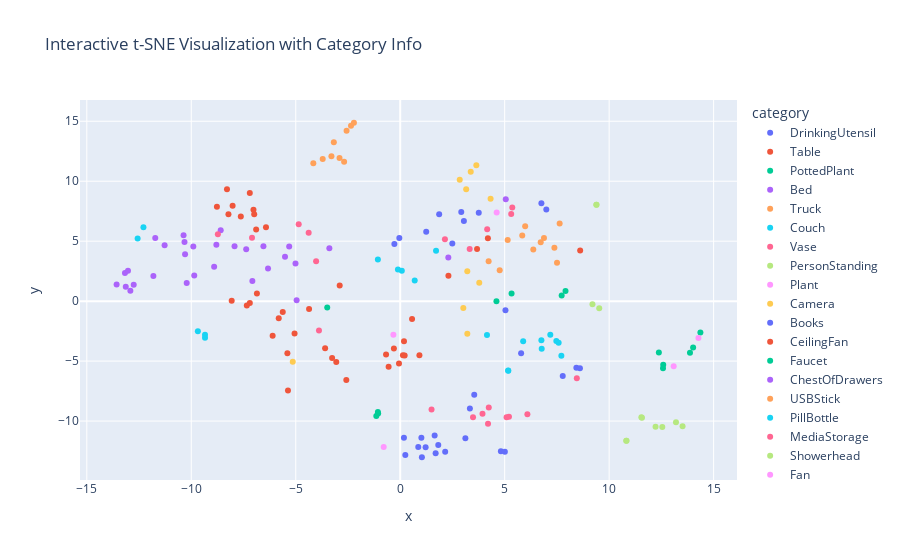

The code cell stored with this chart in its notebook:
### Code cell
import plotly.express as px
plot_data = pd.DataFrame({
    'x': tsne_result[:, 0],
    'y': tsne_result[:, 1],
    'numeric_label': labels,
    'category': [cat_mapping[label] for label in labels]
})

# Create an interactive scatter plot using Plotly Express
fig = px.scatter(
    plot_data, x='x', y='y', color='category',
    hover_data={'numeric_label': True, 'category': True},
    title="Interactive t-SNE Visualization with Category Info"
)
fig.show()

### Figure 1 — Plotly figure (JSON) as saved in the notebook; plotly's stock layout.template omitted (floating-point values rounded to 4 significant figures)
{"data": [{"customdata": [[6, "DrinkingUtensil"], [6, "DrinkingUtensil"], [6, "DrinkingUtensil"], [6, "DrinkingUtensil"], [6, "DrinkingUtensil"], [6, "DrinkingUtensil"], [6, "DrinkingUtensil"], [6, "DrinkingUtensil"], [6, "DrinkingUtensil"], [6, "DrinkingUtensil"], [6, "DrinkingUtensil"], [6, "DrinkingUtensil"], [6, "DrinkingUtensil"], [6, "DrinkingUtensil"], [6, "DrinkingUtensil"], [6, "DrinkingUtensil"], [6, "DrinkingUtensil"], [6, "DrinkingUtensil"], [6, "DrinkingUtensil"], [6, "DrinkingUtensil"]], "hovertemplate": "category=%{customdata[1]}<br>x=%{x}<br>y=%{y}<br>numeric_label=%{customdata[0]}<extra></extra>", "legendgroup": "DrinkingUtensil", "marker": {"color": "#636efa", "symbol": "circle"}, "mode": "markers", "name": "DrinkingUtensil", "orientation": "v", "showlegend": true, "type": "scatter", "x": [1.648, 8.431, 0.2438, 1.695, 0.8645, 0.1786, 7.779, 1.216, 4.819, 3.335, 2.152, 5.009, 5.787, 8.602, 1.822, 1.013, 1.038, 3.119, 5.037, 3.543], "xaxis": "x", "y": [-11.21, -5.56, -12.83, -12.68, -12.16, -11.39, -6.253, -12.19, -12.52, -8.961, -12.56, -12.56, -4.339, -5.593, -12.01, -11.39, -13.02, -11.44, -0.7656, -7.809], "yaxis": "y"}, {"customdata": [[15, "Table"], [15, "Table"], [15, "Table"], [15, "Table"], [15, "Table"], [15, "Table"], [15, "Table"], [15, "Table"], [15, "Table"], [15, "Table"], [15, "Table"], [15, "Table"], [15, "Table"], [15, "Table"], [15, "Table"], [15, "Table"], [15, "Table"], [15, "Table"], [15, "Table"], [15, "Table"], [15, "Table"], [15, "Table"], [15, "Table"], [15, "Table"], [15, "Table"], [15, "Table"], [15, "Table"], [15, "Table"], [15, "Table"], [15, "Table"]], "hovertemplate": "category=%{customdata[1]}<br>x=%{x}<br>y=%{y}<br>numeric_label=%{customdata[0]}<extra></extra>", "legendgroup": "Table", "marker": {"color": "#EF553B", "symbol": "circle"}, "mode": "markers", "name": "Table", "orientation": "v", "showlegend": true, "type": "scatter", "x": [-6.895, -7.63, -5.056, -8.291, -2.897, -5.372, -8.221, 3.678, 4.197, -6.106, -8.022, -7.198, -7.342, 2.307, -5.814, -6.859, -3.06, -2.58, -4.362, -6.424, -5.622, -8.773, -8.066, -3.26, -5.4, -3.594, -6.988, 8.613, -7.199, -7.023], "xaxis": "x", "y": [5.965, 7.06, -2.699, 9.33, 1.312, -7.449, 7.239, 4.341, 5.244, -2.894, 7.952, -0.1568, -0.3556, 2.113, -1.422, 0.6427, -5.083, -6.579, -0.651, 6.152, -0.9082, 7.872, 0.0397, -4.738, -4.356, -3.919, 7.239, 4.222, 9.015, 7.614], "yaxis": "y"}, {"customdata": [[13, "PottedPlant"], [13, "PottedPlant"], [13, "PottedPlant"], [13, "PottedPlant"], [13, "PottedPlant"], [13, "PottedPlant"]], "hovertemplate": "category=%{customdata[1]}<br>x=%{x}<br>y=%{y}<br>numeric_label=%{customdata[0]}<extra></extra>", "legendgroup": "PottedPlant", "marker": {"color": "#00cc96", "symbol": "circle"}, "mode": "markers", "name": "PottedPlant", "orientation": "v", "showlegend": true, "type": "scatter", "x": [12.59, 14.02, 12.38, 14.37, 13.87, 12.58], "xaxis": "x", "y": [-5.304, -3.875, -4.282, -2.607, -4.304, -5.601], "yaxis": "y"}, {"customdata": [[0, "Bed"], [0, "Bed"], [0, "Bed"], [0, "Bed"], [0, "Bed"], [0, "Bed"], [0, "Bed"], [0, "Bed"], [0, "Bed"], [0, "Bed"], [0, "Bed"], [0, "Bed"], [0, "Bed"], [0, "Bed"], [0, "Bed"], [0, "Bed"], [0, "Bed"], [0, "Bed"], [0, "Bed"], [0, "Bed"], [0, "Bed"]], "hovertemplate": "category=%{customdata[1]}<br>x=%{x}<br>y=%{y}<br>numeric_label=%{customdata[0]}<extra></extra>", "legendgroup": "Bed", "marker": {"color": "#ab63fa", "symbol": "circle"}, "mode": "markers", "name": "Bed", "orientation": "v", "showlegend": true, "type": "scatter", "x": [-12.76, -12.92, -3.391, -7.076, -11.72, -8.799, -9.858, -11.28, -10.3, -8.905, -13.14, 5.052, -10.32, 2.301, -9.902, -13.57, -11.81, -13.17, -10.22, -13.03, -6.327], "xaxis": "x", "y": [1.369, 0.8742, 4.403, 1.674, 5.268, 4.696, 2.135, 4.653, 3.906, 2.876, 1.202, 8.496, 4.925, 3.639, 4.551, 1.392, 2.094, 2.338, 1.51, 2.539, 2.715], "yaxis": "y"}, {"customdata": [[16, "Truck"], [16, "Truck"], [16, "Truck"], [16, "Truck"], [16, "Truck"], [16, "Truck"], [16, "Truck"], [16, "Truck"], [16, "Truck"], [16, "Truck"]], "hovertemplate": "category=%{customdata[1]}<br>x=%{x}<br>y=%{y}<br>numeric_label=%{customdata[0]}<extra></extra>", "legendgroup": "Truck", "marker": {"color": "#FFA15A", "symbol": "circle"}, "mode": "markers", "name": "Truck", "orientation": "v", "showlegend": true, "type": "scatter", "x": [-3.292, -2.355, 6.369, -2.216, -2.685, -3.177, -2.905, -2.567, -4.159, -3.709], "xaxis": "x", "y": [12.07, 14.62, 4.313, 14.88, 11.62, 13.24, 11.93, 14.21, 11.49, 11.85], "yaxis": "y"}, {"customdata": [[5, "Couch"], [5, "Couch"], [5, "Couch"], [5, "Couch"], [5, "Couch"], [5, "Couch"], [5, "Couch"], [5, "Couch"], [5, "Couch"], [5, "Couch"]], "hovertemplate": "category=%{customdata[1]}<br>x=%{x}<br>y=%{y}<br>numeric_label=%{customdata[0]}<extra></extra>", "legendgroup": "Couch", "marker": {"color": "#19d3f3", "symbol": "circle"}, "mode": "markers", "name": "Couch", "orientation": "v", "showlegend": true, "type": "scatter", "x": [0.07633, 0.6938, -12.57, -9.343, -1.068, -12.29, -0.1085, 1.715, -9.685, -9.343], "xaxis": "x", "y": [2.542, 1.719, 5.232, -2.795, 3.473, 6.159, 2.638, 4.209, -2.518, -3.058], "yaxis": "y"}, {"customdata": [[18, "Vase"], [18, "Vase"], [18, "Vase"], [18, "Vase"], [18, "Vase"], [18, "Vase"], [18, "Vase"], [18, "Vase"], [18, "Vase"], [18, "Vase"]], "hovertemplate": "category=%{customdata[1]}<br>x=%{x}<br>y=%{y}<br>numeric_label=%{customdata[0]}<extra></extra>", "legendgroup": "Vase", "marker": {"color": "#FF6692", "symbol": "circle"}, "mode": "markers", "name": "Vase", "orientation": "v", "showlegend": true, "type": "scatter", "x": [8.452, 4.203, 5.092, 3.938, 5.205, 4.239, 1.499, 3.485, -3.888, 6.087], "xaxis": "x", "y": [-6.428, -10.23, -9.685, -9.397, -9.633, -8.879, -9.03, -9.691, -2.448, -9.437], "yaxis": "y"}, {"customdata": [[10, "PersonStanding"], [10, "PersonStanding"], [10, "PersonStanding"], [10, "PersonStanding"], [10, "PersonStanding"], [10, "PersonStanding"], [10, "PersonStanding"], [10, "PersonStanding"], [10, "PersonStanding"], [10, "PersonStanding"]], "hovertemplate": "category=%{customdata[1]}<br>x=%{x}<br>y=%{y}<br>numeric_label=%{customdata[0]}<extra></extra>", "legendgroup": "PersonStanding", "marker": {"color": "#B6E880", "symbol": "circle"}, "mode": "markers", "name": "PersonStanding", "orientation": "v", "showlegend": true, "type": "scatter", "x": [11.57, 11.54, 9.39, 12.22, 9.39, 12.54, 10.83, 10.82, 13.2, 13.51], "xaxis": "x", "y": [-9.727, -9.684, 8.044, -10.48, 8.044, -10.49, -11.64, -11.65, -10.11, -10.43], "yaxis": "y"}, {"customdata": [[12, "Plant"], [12, "Plant"], [12, "Plant"], [12, "Plant"]], "hovertemplate": "category=%{customdata[1]}<br>x=%{x}<br>y=%{y}<br>numeric_label=%{customdata[0]}<extra></extra>", "legendgroup": "Plant", "marker": {"color": "#FF97FF", "symbol": "circle"}, "mode": "markers", "name": "Plant", "orientation": "v", "showlegend": true, "type": "scatter", "x": [14.27, 4.616, 13.09, -0.7906], "xaxis": "x", "y": [-3.078, 7.393, -5.435, -12.16], "yaxis": "y"}, {"customdata": [[2, "Camera"], [2, "Camera"], [2, "Camera"], [2, "Camera"], [2, "Camera"], [2, "Camera"], [2, "Camera"], [2, "Camera"], [2, "Camera"], [2, "Camera"]], "hovertemplate": "category=%{customdata[1]}<br>x=%{x}<br>y=%{y}<br>numeric_label=%{customdata[0]}<extra></extra>", "legendgroup": "Camera", "marker": {"color": "#FECB52", "symbol": "circle"}, "mode": "markers", "name": "Camera", "orientation": "v", "showlegend": true, "type": "scatter", "x": [4.325, -5.143, 3.157, 3.783, 3.02, 3.21, 3.375, 3.212, 3.644, 2.848], "xaxis": "x", "y": [8.534, -5.045, 9.338, 1.526, -0.5696, 2.495, 10.79, -2.728, 11.33, 10.13], "yaxis": "y"}, {"customdata": [[1, "Books"], [1, "Books"], [1, "Books"], [1, "Books"], [1, "Books"], [1, "Books"], [1, "Books"], [1, "Books"], [1, "Books"], [1, "Books"]], "hovertemplate": "category=%{customdata[1]}<br>x=%{x}<br>y=%{y}<br>numeric_label=%{customdata[0]}<extra></extra>", "legendgroup": "Books", "marker": {"color": "#636efa", "symbol": "circle"}, "mode": "markers", "name": "Books", "orientation": "v", "showlegend": true, "type": "scatter", "x": [3.048, 1.244, 6.757, 6.992, 2.922, -0.04204, 3.759, 2.493, 1.865, -0.2793], "xaxis": "x", "y": [6.673, 5.79, 8.156, 7.632, 7.44, 5.257, 7.378, 4.798, 7.247, 4.766], "yaxis": "y"}, {"customdata": [[3, "CeilingFan"], [3, "CeilingFan"], [3, "CeilingFan"], [3, "CeilingFan"], [3, "CeilingFan"], [3, "CeilingFan"], [3, "CeilingFan"], [3, "CeilingFan"], [3, "CeilingFan"]], "hovertemplate": "category=%{customdata[1]}<br>x=%{x}<br>y=%{y}<br>numeric_label=%{customdata[0]}<extra></extra>", "legendgroup": "CeilingFan", "marker": {"color": "#EF553B", "symbol": "circle"}, "mode": "markers", "name": "CeilingFan", "orientation": "v", "showlegend": true, "type": "scatter", "x": [-0.3021, -0.05814, 0.1308, -0.6777, 0.2129, 0.567, 0.9188, -0.5553, 0.181], "xaxis": "x", "y": [-3.939, -5.202, -4.52, -4.455, -4.53, -1.497, -4.51, -5.468, -3.341], "yaxis": "y"}, {"customdata": [[8, "Faucet"], [8, "Faucet"], [8, "Faucet"], [8, "Faucet"], [8, "Faucet"], [8, "Faucet"], [8, "Faucet"], [8, "Faucet"]], "hovertemplate": "category=%{customdata[1]}<br>x=%{x}<br>y=%{y}<br>numeric_label=%{customdata[0]}<extra></extra>", "legendgroup": "Faucet", "marker": {"color": "#00cc96", "symbol": "circle"}, "mode": "markers", "name": "Faucet", "orientation": "v", "showlegend": true, "type": "scatter", "x": [-3.493, 4.606, 7.911, -1.056, -1.144, -1.069, 7.727, 5.329], "xaxis": "x", "y": [-0.5281, -0.004003, 0.851, -9.37, -9.58, -9.25, 0.4727, 0.6468], "yaxis": "y"}, {"customdata": [[4, "ChestOfDrawers"], [4, "ChestOfDrawers"], [4, "ChestOfDrawers"], [4, "ChestOfDrawers"], [4, "ChestOfDrawers"], [4, "ChestOfDrawers"], [4, "ChestOfDrawers"], [4, "ChestOfDrawers"], [4, "ChestOfDrawers"]], "hovertemplate": "category=%{customdata[1]}<br>x=%{x}<br>y=%{y}<br>numeric_label=%{customdata[0]}<extra></extra>", "legendgroup": "ChestOfDrawers", "marker": {"color": "#ab63fa", "symbol": "circle"}, "mode": "markers", "name": "ChestOfDrawers", "orientation": "v", "showlegend": true, "type": "scatter", "x": [-6.547, -4.958, -8.592, -5.314, -10.37, -5.012, -5.514, -7.93, -7.372], "xaxis": "x", "y": [4.568, 0.06528, 5.911, 4.563, 5.486, 3.138, 3.704, 4.569, 4.324], "yaxis": "y"}, {"customdata": [[17, "USBStick"], [17, "USBStick"], [17, "USBStick"], [17, "USBStick"], [17, "USBStick"], [17, "USBStick"], [17, "USBStick"], [17, "USBStick"], [17, "USBStick"], [17, "USBStick"]], "hovertemplate": "category=%{customdata[1]}<br>x=%{x}<br>y=%{y}<br>numeric_label=%{customdata[0]}<extra></extra>", "legendgroup": "USBStick", "marker": {"color": "#FFA15A", "symbol": "circle"}, "mode": "markers", "name": "USBStick", "orientation": "v", "showlegend": true, "type": "scatter", "x": [6.88, 6.724, 7.379, 4.232, 7.631, 4.761, 5.981, 5.841, 5.144, 7.505], "xaxis": "x", "y": [5.26, 4.914, 4.46, 3.317, 6.473, 2.57, 6.244, 5.478, 5.108, 3.195], "yaxis": "y"}, {"customdata": [[11, "PillBottle"], [11, "PillBottle"], [11, "PillBottle"], [11, "PillBottle"], [11, "PillBottle"], [11, "PillBottle"], [11, "PillBottle"], [11, "PillBottle"], [11, "PillBottle"], [11, "PillBottle"]], "hovertemplate": "category=%{customdata[1]}<br>x=%{x}<br>y=%{y}<br>numeric_label=%{customdata[0]}<extra></extra>", "legendgroup": "PillBottle", "marker": {"color": "#19d3f3", "symbol": "circle"}, "mode": "markers", "name": "PillBottle", "orientation": "v", "showlegend": true, "type": "scatter", "x": [5.174, 5.166, 7.183, 7.472, 6.758, 7.713, 7.583, 5.885, 6.772, 4.153], "xaxis": "x", "y": [-5.815, -5.792, -2.795, -3.326, -3.268, -4.553, -3.473, -3.344, -3.961, -2.819], "yaxis": "y"}, {"customdata": [[9, "MediaStorage"], [9, "MediaStorage"], [9, "MediaStorage"], [9, "MediaStorage"], [9, "MediaStorage"], [9, "MediaStorage"], [9, "MediaStorage"], [9, "MediaStorage"], [9, "MediaStorage"], [9, "MediaStorage"]], "hovertemplate": "category=%{customdata[1]}<br>x=%{x}<br>y=%{y}<br>numeric_label=%{customdata[0]}<extra></extra>", "legendgroup": "MediaStorage", "marker": {"color": "#FF6692", "symbol": "circle"}, "mode": "markers", "name": "MediaStorage", "orientation": "v", "showlegend": true, "type": "scatter", "x": [-8.728, -7.094, 3.325, 5.312, 4.163, 5.364, -4.859, 2.14, -4.025, -4.382], "xaxis": "x", "y": [5.581, 5.292, 4.343, 7.256, 5.996, 7.803, 6.414, 5.163, 3.326, 5.699], "yaxis": "y"}, {"customdata": [[14, "Showerhead"], [14, "Showerhead"]], "hovertemplate": "category=%{customdata[1]}<br>x=%{x}<br>y=%{y}<br>numeric_label=%{customdata[0]}<extra></extra>", "legendgroup": "Showerhead", "marker": {"color": "#B6E880", "symbol": "circle"}, "mode": "markers", "name": "Showerhead", "orientation": "v", "showlegend": true, "type": "scatter", "x": [9.525, 9.201], "xaxis": "x", "y": [-0.5912, -0.2681], "yaxis": "y"}, {"customdata": [[7, "Fan"]], "hovertemplate": "category=%{customdata[1]}<br>x=%{x}<br>y=%{y}<br>numeric_label=%{customdata[0]}<extra></extra>", "legendgroup": "Fan", "marker": {"color": "#FF97FF", "symbol": "circle"}, "mode": "markers", "name": "Fan", "orientation": "v", "showlegend": true, "type": "scatter", "x": [-0.3271], "xaxis": "x", "y": [-2.805], "yaxis": "y"}], "layout": {"legend": {"title": {"text": "category"}, "tracegroupgap": 0}, "title": {"text": "Interactive t-SNE Visualization with Category Info"}, "xaxis": {"anchor": "y", "domain": [0, 1], "title": {"text": "x"}}, "yaxis": {"anchor": "x", "domain": [0, 1], "title": {"text": "y"}}}}
